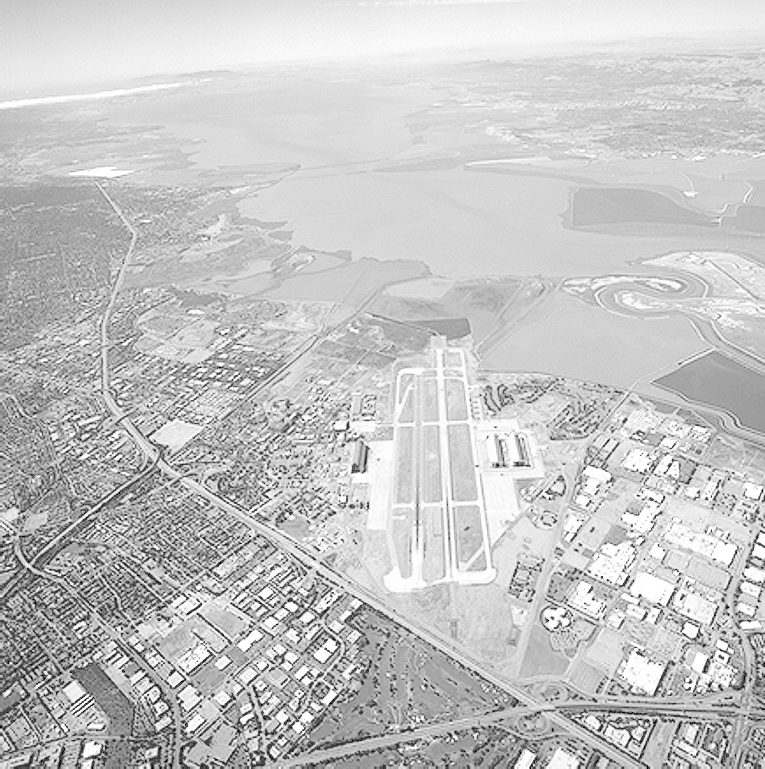
#> input picture aulas/washed_out_aerial_image.tif, 765 x 769 px
$ python gamma.py
#> lines starting #> are read from the running program, lines starting #| are printed output that depends on the picture
import numpy as np
import matplotlib.pyplot as plt

def gamma_transform(img, gamma):
    c = 255.0 / (255.0**gamma)
    img_gamma = c * (img.astype(np.float64))**gamma
    return img_gamma.astype(np.uint8)

if __name__ == '__main__':
    # Le a imagem
    #img = plt.imread('fractured_spine.tif')
    img = plt.imread('washed_out_aerial_image.tif')
#> img is the input picture: shape (769, 765); min 0, max 255, mean 197.1
    img_gamma = gamma_transform(img, 5.0)
#> in gamma_transform, `img_gamma = c * (img.astype(np.float64))**gamma`:
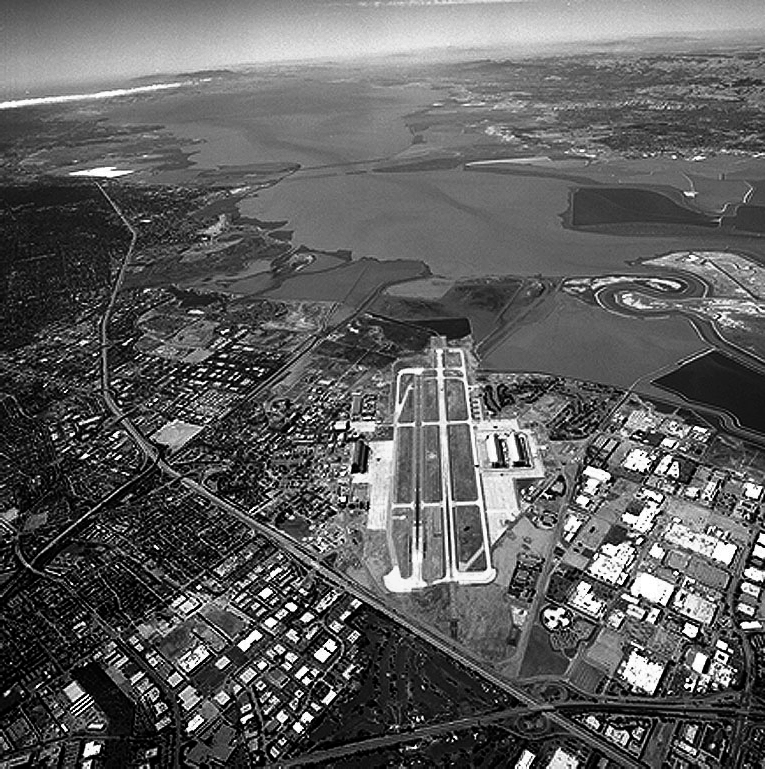
#> img_gamma: shape (769, 765) float64; min 0, max 255, mean 94.6; drawn with min black and max white

    # Plota lado a lado
    fig, axs = plt.subplots(1, 2)
    axs[0].axis('off')
    axs[0].set_title('Original')
    axs[0].imshow(img, cmap='gray')
    axs[1].axis('off')
    axs[1].set_title('Gamma')
    axs[1].imshow(img_gamma, cmap='gray')
    plt.show()
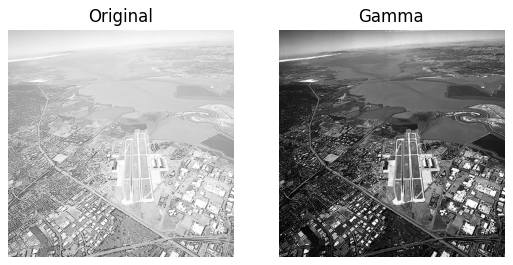
#> figure drawn by matplotlib, 2 panels
